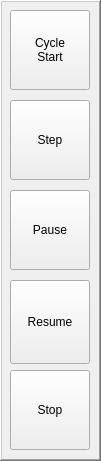
      <widget class="QFrame" name="frame_8">
       <property name="geometry">
        <rect>
         <x>1230</x>
         <y>130</y>
         <width>101</width>
         <height>461</height>
        </rect>
       </property>
       <property name="styleSheet">
        <string notr="true"/>
       </property>
       <property name="frameShape">
        <enum>QFrame::WinPanel</enum>
       </property>
       <property name="frameShadow">
        <enum>QFrame::Raised</enum>
       </property>
       <widget class="ActionButton" name="actionbutton_Display_Control_View_Z_5">
        <property name="geometry">
         <rect>
          <x>280</x>
          <y>10</y>
          <width>90</width>
          <height>84</height>
         </rect>
        </property>
        <property name="font">
         <font>
          <family>DejaVu Sans</family>
          <pointsize>14</pointsize>
          <weight>50</weight>
          <italic>false</italic>
          <bold>false</bold>
         </font>
        </property>
        <property name="text">
         <string>View Z</string>
        </property>
        <property name="checkable">
         <bool>true</bool>
        </property>
        <property name="actionName" stdset="0">
         <string>vtkbackplot.setViewZ</string>
        </property>
       </widget>
       <widget class="ActionButton" name="actionbutton">
        <property name="geometry">
         <rect>
          <x>10</x>
          <y>10</y>
          <width>80</width>
          <height>80</height>
         </rect>
        </property>
        <property name="text">
         <string>Cycle
Start</string>
        </property>
        <property name="actionName" stdset="0">
         <string>program.run</string>
        </property>
       </widget>
       <widget class="ActionButton" name="actionbutton_2">
        <property name="geometry">
         <rect>
          <x>10</x>
          <y>100</y>
          <width>80</width>
          <height>80</height>
         </rect>
        </property>
        <property name="text">
         <string>Step</string>
        </property>
        <property name="actionName" stdset="0">
         <string>program.step</string>
        </property>
       </widget>
       <widget class="ActionButton" name="actionbutton_4">
        <property name="geometry">
         <rect>
          <x>10</x>
          <y>190</y>
          <width>80</width>
          <height>80</height>
         </rect>
        </property>
        <property name="text">
         <string>Pause</string>
        </property>
        <property name="actionName" stdset="0">
         <string>program.pause</string>
        </property>
       </widget>
       <widget class="ActionButton" name="actionbutton_11">
        <property name="geometry">
         <rect>
          <x>10</x>
          <y>280</y>
          <width>80</width>
          <height>84</height>
         </rect>
        </property>
        <property name="text">
         <string>Resume</string>
        </property>
        <property name="actionName" stdset="0">
         <string>program.resume</string>
        </property>
       </widget>
       <widget class="ActionButton" name="actionbutton_12">
        <property name="geometry">
         <rect>
          <x>10</x>
          <y>370</y>
          <width>80</width>
          <height>80</height>
         </rect>
        </property>
        <property name="text">
         <string>Stop</string>
        </property>
        <property name="actionName" stdset="0">
         <string>program.abort </string>
        </property>
       </widget>
      </widget>
